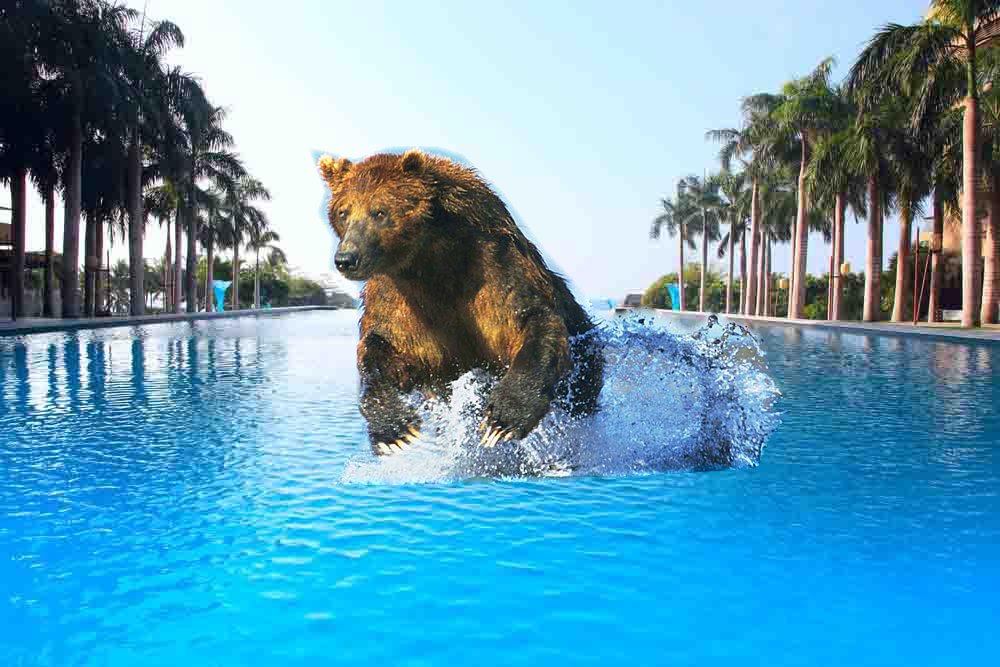
#> input picture CPU/out.png, 1000 x 667 px
$ python -i main.py   (imports and definitions only)   (Python 2 division)
#> lines starting #> are read from the running program, lines starting #| are printed output that depends on the picture
import numpy as np
import imageio
import scipy.ndimage as ndi
import sys

from optparse import OptionParser

# [62 lines left out: functions main, run, not called in this run]

def maskconv(img):
  return img / 255

def img256conv(img):
  return img / 255.0

def img1conv(img):
  return (img * 255.0).astype(np.uint8)

# [9 lines left out: function run_naive, not called in this run]

def im_dot(x, y):
  return (x * y).sum()

def laplacian_operator(img):
  kern = np.array([
    [ 0.0, -1.0,  0.0],
    [-1.0,  4.0, -1.0],
    [ 0.0, -1.0,  0.0]
  ])

  return np.dstack([
    ndi.convolve(img[:, :, 0], kern),
    ndi.convolve(img[:, :, 1], kern),
    ndi.convolve(img[:, :, 2], kern)
  ])

# [64 lines left out: functions run_poisson, run_poisson_cg, not called in this run]

# [1 line not run here, left out]

>>> import cv2
>>> picture = cv2.imread('out.png')
#> picture is the input picture: shape (667, 1000, 3); mean B, G, R 182, 156.2, 96.5
>>> result = laplacian_operator(picture)
#> in laplacian_operator, `return np.dstack([ ndi.convolve(img[:, :, 0], kern), ndi.convolve(img[..`:
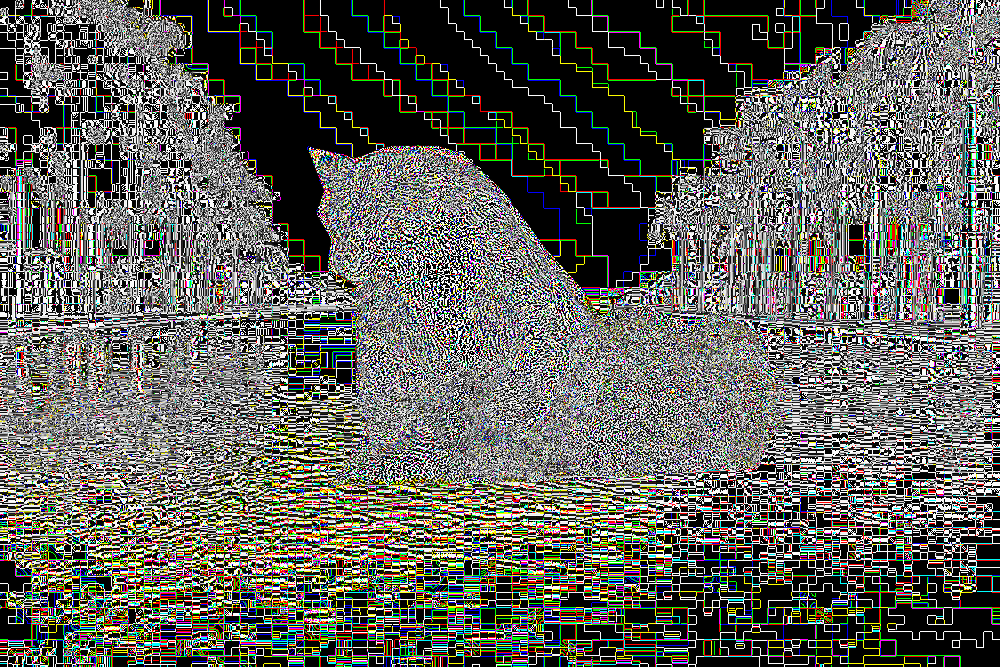
#> returned value: shape (667, 1000, 3); mean of channels 0, 1, 2 89.2, 95.1, 94.8; drawn as B, G, R
